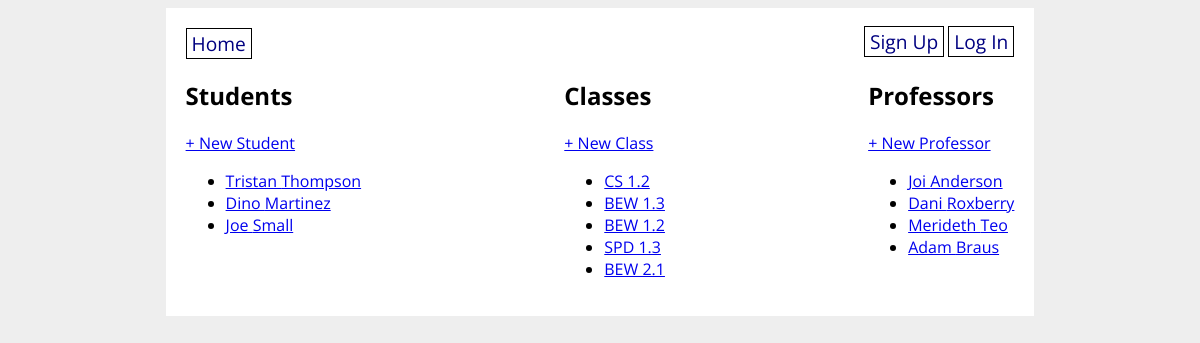
The page / on the database its author committed.
### students_app/models.py (models this page shows, shortened)
class Student(db.Model):
    id = db.Column(db.Integer, primary_key=True)
    first_name = db.Column(db.String(80), nullable=False)
    last_name = db.Column(db.String(80), nullable=False)
    classes = db.relationship('Class', secondary='student_class', back_populates='students')

class Class(db.Model):
    id = db.Column(db.Integer, primary_key=True)
    title = db.Column(db.String(80), nullable=False)
    professor_id = db.Column(db.Integer, db.ForeignKey('professor.id'), nullable=False)
    professor = db.relationship('Professor', back_populates='classes')
    students = db.relationship('Student', secondary='student_class', back_populates='classes')
    def __repr__(self):
        return f'{self.title}'

class Professor(db.Model):
    id = db.Column(db.Integer, primary_key=True)
    first_name = db.Column(db.String(80), nullable=False)
    last_name = db.Column(db.String(80), nullable=False)
    classes = db.relationship('Class', back_populates='professor')

### students_app/main/routes.py (the view)
@main.route('/')
def homepage():
    all_classes = Class.query.all()
    all_students = Student.query.all()
    all_professors = Professor.query.all()
    print(all_classes)
    return render_template('home.html',
        all_students=all_students, all_professors=all_professors, all_classes=all_classes)

### students_app/templates/home.html
{% extends 'base.html' %}
{% block content %}
<div id="students-professors-list">
  <div>
    <h2>Students</h2>
    <p><a href="/create_student">+ New Student</a></p>
    <ul>
      {% for student in all_students %}
          <li><a href="/student/{{ student.id }}">{{ student.first_name }} {{ student.last_name}}</a></li>
      {% endfor %}
    </ul>
  </div>
  <div>
    <h2>Classes</h2>
    <p><a href="/create_class">+ New Class</a></p>
    <ul>
      {% for class in all_classes %}
          <li><a href="/class/{{ class.id }}">{{ class.title }}</a></li>
      {% endfor %}
    </ul>
  </div>
  <div>
    <h2>Professors</h2>
    <p><a href="/create_professor">+ New Professor</a></p>
    <ul>
      {% for professor in all_professors %}
          <li><a href="/professor/{{ professor.id }}">{{ professor.first_name }} {{ professor.last_name}}</a></li>
      {% endfor %}
    </ul>
  </div>
</div>
{% endblock %}

### students_app/templates/base.html (shortened to what this page needs)
<!DOCTYPE html>
<html>
  <head>
    <link rel="stylesheet" href="/static/style.css" />
  </head>
  <body>
    <div id="content">
      <nav>
        <a href="/">Home</a>
        <div>
          {% if current_user.is_authenticated %}
          <a href="/create_student">Create Student</a>
          <a href="/create_professor">Create Professor</a>
          <a href="/create_class">Create Class</a>
          <a href="/logout">Log Out</a>
          {% else %}
          <a href="/signup">Sign Up</a>
          <a href="/login">Log In</a>
          {% endif %}
        </div>
      </nav>
      {% block content %}{% endblock %}
    </div>
  </body>
</html>

### students_app/static/style.css (style rules this page uses)
body { display: flex; flex-direction: column; align-items: center; background-color: #eee; font-family: 'Open Sans', sans-serif; }
#content { width: 70%; background-color: white; padding: 20px; }
#students-professors-list { display: flex; flex-direction: row; justify-content: space-between; }
nav { width: 100%; display: flex; flex-direction: row; justify-content: space-between; }
nav a { color: navy; text-decoration: none; border: 1px solid black; padding: 1px 5px; font-size: 1.2em; }

### rows shown on the page
Student: first_name "Tristan", last_name "Thompson"
Student: first_name "Dino", last_name "Martinez"
Student: first_name "Joe", last_name "Small"
Class: title "CS 1.2"
Class: title "BEW 1.3"
Class: title "BEW 1.2"
Class: title "SPD 1.3"
Class: title "BEW 2.1"
Professor: first_name "Joi", last_name "Anderson"
Professor: first_name "Dani", last_name "Roxberry"
Professor: first_name "Merideth", last_name "Teo"
Professor: first_name "Adam", last_name "Braus"
